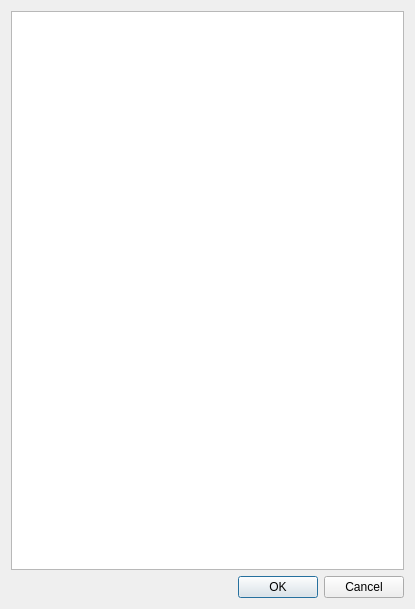
<ui version="4.0" >
 <class>CountriesSelectionDialog</class>
 <widget class="QDialog" name="CountriesSelectionDialog" >
  <property name="geometry" >
   <rect>
    <x>0</x>
    <y>0</y>
    <width>415</width>
    <height>609</height>
   </rect>
  </property>
  <property name="windowTitle" >
   <string>Country Selection Dialog</string>
  </property>
  <layout class="QVBoxLayout" name="verticalLayout" >
   <item>
    <widget class="KListWidget" name="countriesList" >
     <property name="toolTip" >
      <string>Country list</string>
     </property>
     <property name="whatsThis" >
      <string>List of all the countries defined in the world. Currently selected countries are highlighted. You can modify the selection using the mouse and Ctrl and Shift keys.</string>
     </property>
    </widget>
   </item>
   <item>
    <widget class="QDialogButtonBox" name="buttonBox" >
     <property name="orientation" >
      <enum>Qt::Horizontal</enum>
     </property>
     <property name="standardButtons" >
      <set>QDialogButtonBox::Cancel|QDialogButtonBox::Ok</set>
     </property>
    </widget>
   </item>
  </layout>
 </widget>
 <customwidgets>
  <customwidget>
   <class>KListWidget</class>
   <extends>QListWidget</extends>
   <header>klistwidget.h</header>
  </customwidget>
 </customwidgets>
 <resources/>
 <connections>
  <connection>
   <sender>buttonBox</sender>
   <signal>accepted()</signal>
   <receiver>CountriesSelectionDialog</receiver>
   <slot>accept()</slot>
   <hints>
    <hint type="sourcelabel" >
     <x>248</x>
     <y>254</y>
    </hint>
    <hint type="destinationlabel" >
     <x>157</x>
     <y>274</y>
    </hint>
   </hints>
  </connection>
  <connection>
   <sender>buttonBox</sender>
   <signal>rejected()</signal>
   <receiver>CountriesSelectionDialog</receiver>
   <slot>reject()</slot>
   <hints>
    <hint type="sourcelabel" >
     <x>316</x>
     <y>260</y>
    </hint>
    <hint type="destinationlabel" >
     <x>286</x>
     <y>274</y>
    </hint>
   </hints>
  </connection>
 </connections>
</ui>
